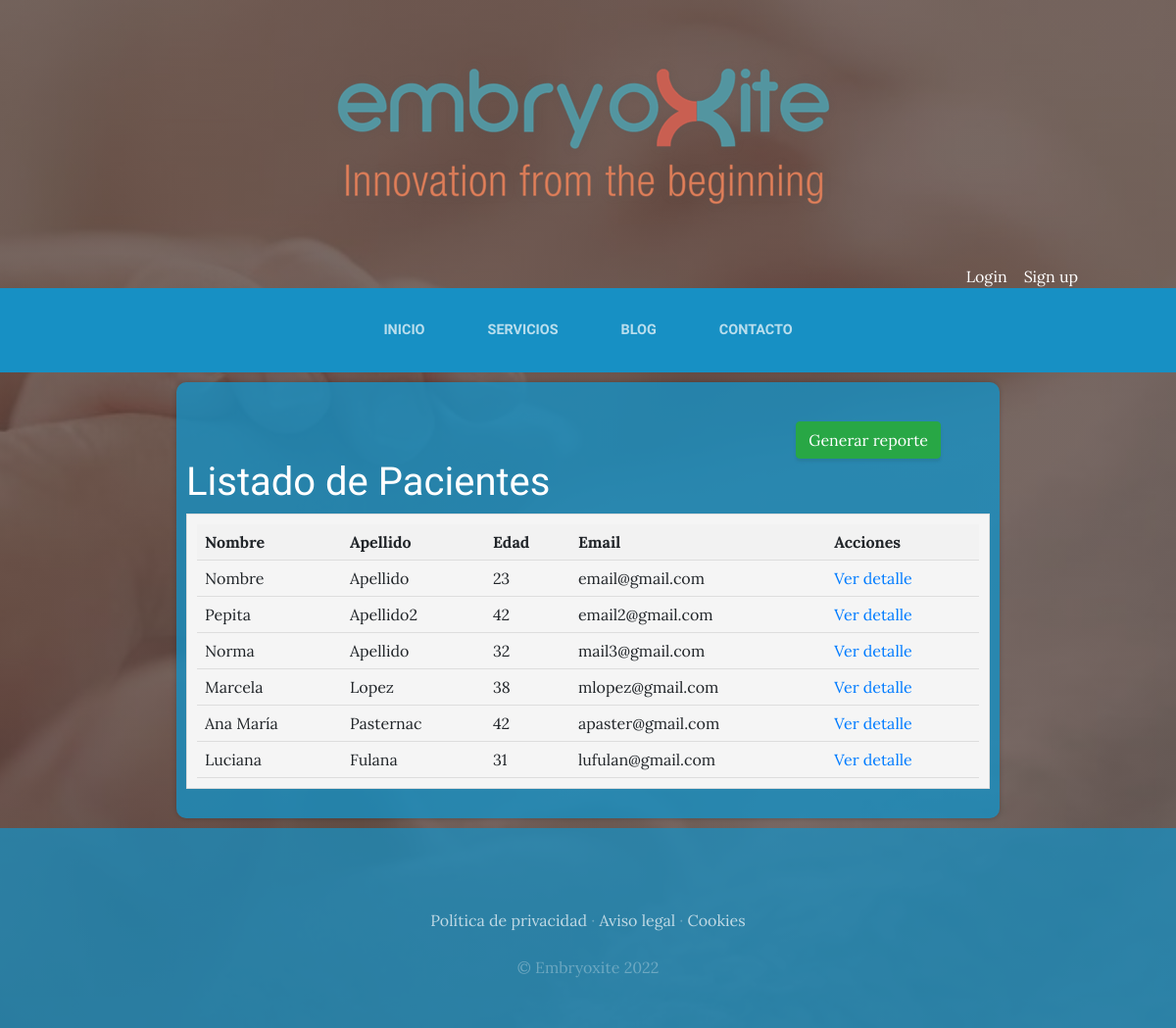
The app's page /analisis/, older data.
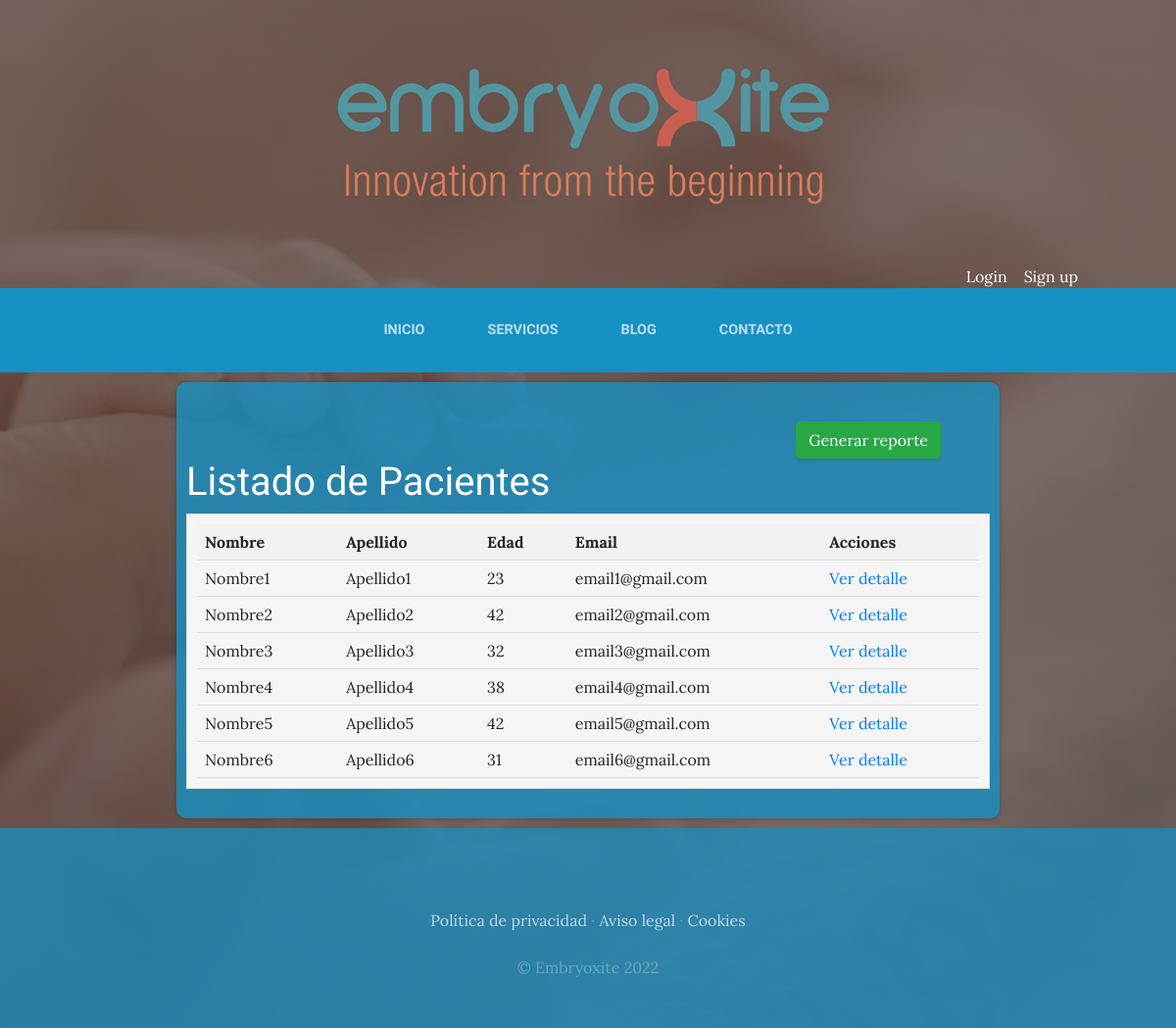
The same page, newer data.
### gestionCiclosPacientes/models.py (models this page shows)
class Pacientes(models.Model):
    nombre=models.CharField(max_length = 30)
    apellido = models.CharField(max_length = 30)
    edad = models.IntegerField()
    email = models.EmailField()
    telefono= models.CharField(max_length=15)
    created = models.DateTimeField(auto_now_add=True)
    updated = models.DateTimeField(auto_now_add=True)
    class Meta:
        verbose_name = 'paciente'
        verbose_name_plural = 'pacientes'
    def __str__(self):
        return self.nombre

### gestionCiclosPacientes/views.py (the view)
# urls.py: path('', views.getPatients, name="Analisis"),
def getPatients (request):
    patients = Pacientes.objects.all()
    print("El post es este")
    print(patients)
    return render(request, "gestionCiclosPacientes/patients.html", {"patients":patients})

### gestionCiclosPacientes/templates/gestionCiclosPacientes/patients.html (shortened to what this page needs)
{% extends 'ProyectoWebApp/base.html' %}
{% block content %}
  <div class = "contenedorFormulario">
    <div style="text-align: right; margin-right: 50px; color: white; margin-top: 30px;">
        <a href="{% url 'cerrar_sesion' %}" style="color:white"><button type="submit" class="btn btn-success" style="place-items: center;">Generar reporte</button> </a>
    </div>
  <h1 style="color: white;">Listado de Pacientes</h1>
  <div class="dataframe">
    <table>
      <thead>
        <tr>
          <th>Nombre</th>
          <th>Apellido</th>
          <th>Edad</th>
          <th>Email</th>
          <th>Acciones</th>
        </tr>
      </thead>
      <tbody>
        {% for patient in patients %}
          <tr>
            <td>{{ patient.nombre }}</td>
            <td>{{ patient.apellido }}</td>
            <td>{{ patient.edad }}</td>
            <td>{{ patient.email }}</td>
            <td>
              <a href="{% url 'ciclo_detail' patient.id %}">Ver detalle</a>
            </td>
          </tr>
        {% endfor %}
      </tbody>
    </table>
  </div>
</div>
{% endblock %}

### ProyectoWebApp/templates/ProyectoWebApp/base.html (shortened to what this page needs)
<html>
<head>
    {% load static %}
    <link href="{% static 'ProyectoWebApp/vendor/bootstrap/css/bootstrap.min.css' %}" rel="stylesheet">
    <link href="{% static 'ProyectoWebApp/css/gestion.css' %}" rel="stylesheet">
</head>
<body>
    <div style="text-align: center;">
      <img class="intro-img img-fluid mb-3 mb-lg-0 rounded" src="{% static 'ProyectoWebApp/img/logo.png' %}" alt="">
    </div>
    <div style="text-align: right; margin-right: 100px; color: white;">
        {% if user.is_authenticated %}
          Hola {{user.username}}  &nbsp;&nbsp; <a href="{% url 'cerrar_sesion' %}" style="color:white">Cerrar sesion</a>
        {% else %}
          <a href="{% url 'logear' %}" style="color:white">Login</a> &nbsp;&nbsp; <a href="{% url 'Autenticacion' %}" style="color:white">Sign up</a>
        {% endif %}
    </div>
 <nav class="navbar navbar-expand-lg navbar-dark py-lg-4" id="mainNav">
    <div class="container">
      <div class="collapse navbar-collapse" id="navbarResponsive">
        <ul class="navbar-nav mx-auto">
          <li class="nav-item {% if request.path == '/' %}active{% endif %} px-lg-4">
            <a class="nav-link text-uppercase text-expanded" href="{% url 'Home' %}">Inicio</a>
          </li>
          <li class="nav-item {% if request.path == '/servicios/' %}active{% endif %} px-lg-4">
            <a class="nav-link text-uppercase text-expanded" href="{% url 'Servicios' %}">Servicios</a>
          </li>
          <li class="nav-item {% if request.path|slice:':6' == '/blog/' %}active{% endif %} px-lg-4">
            <a class="nav-link text-uppercase text-expanded" href="{% url 'Blog' %}">Blog</a>
          </li>
          <li class="nav-item {% if request.path == '/contacto/' %}active{% endif %} px-lg-4">
            <a class="nav-link text-uppercase text-expanded" href="{% url 'Contacto' %}">Contacto</a>
          </li>
        </ul>
      </div>
    </div>
  </nav>
  {% block content %}
  {% endblock %}
    <footer class="footer text-faded text-center py-5">
      <div class="container">
        <p class="m-0 mbt">
        	<a href="sample.html" class="link">Política de privacidad</a> ·
        	<a href="sample.html" class="link">Aviso legal</a> ·
        	<a href="sample.html" class="link">Cookies</a>
		</p>
        <p class="m-0 mbt1">&copy; Embryoxite 2022</p>
      </div>
	</footer>
</body>
</html>

### ProyectoWebApp/static/ProyectoWebApp/css/gestion.css (style rules this page uses)
body { font-family: 'Lora'; background: linear-gradient(rgba(47, 23, 15, 0.65), rgba(47, 23, 15, 0.65)), url("../img/principal.jpg"); background-attachment: fixed; background-position: center; background-size: cover; }
h1, h2, h3, h4, h5, h6 { font-family: 'Raleway'; }
p { line-height: 1.75; }
.text-faded { color: rgba(255, 255, 255, 0.3); }
#mainNav { background-color: rgb(23, 144, 196); font-family: 'Raleway'; }
#mainNav .navbar-nav .nav-item .nav-link { color: rgba(255, 255, 255, 0.7); font-weight: 800; }
@media (min-width: 992px) { #mainNav .navbar-nav .nav-item .nav-link { font-size: 0.9rem; } }
.footer { background-color: rgba(23, 144, 196, 0.731); }
.btn { box-shadow: 0px 3px 3px 0px rgba(33, 37, 41, 0.1); }
.mbt { padding-top: 2rem; }
.mbt1 { padding-top: 1.25rem; }
a.link { color: rgba(255, 255, 255, 0.7); }
.contenedorFormulario { background-color: rgba(23, 144, 196, 0.8); width: 70%; margin: 10px auto; border-radius: 10px; padding: 10px; box-shadow: 0 0 5px rgba(0, 0, 0, 0.2); }

### gestionCiclosPacientes/templates/gestionCiclosPacientes/patients.html (style rules this page uses)
.dataframe { background-color: #f5f5f5; border: 1px solid #ddd; padding: 10px; margin-bottom: 20px; }
table { width: 100%; border-collapse: collapse; }
th, td { padding: 8px; text-align: left; border-bottom: 1px solid #ddd; }
th { background-color: #f2f2f2; }

Row changes from the older to the newer data that the page shows:
changed Pacientes: nombre "Nombre" → "Nombre1"; apellido "Apellido" → "Apellido1"; email "email@gmail.com" → "email1@gmail.com"
changed Pacientes "Apellido2": nombre "Pepita" → "Nombre2"
changed Pacientes: nombre "Norma" → "Nombre3"; apellido "Apellido" → "Apellido3"; email "mail3@gmail.com" → "email3@gmail.com"
changed Pacientes: nombre "Marcela" → "Nombre4"; apellido "Lopez" → "Apellido4"; email "mlopez@gmail.com" → "email4@gmail.com"
changed Pacientes: nombre "Ana María" → "Nombre5"; apellido "Pasternac" → "Apellido5"; email "apaster@gmail.com" → "email5@gmail.com"
changed Pacientes: nombre "Luciana" → "Nombre6"; apellido "Fulana" → "Apellido6"; email "lufulan@gmail.com" → "email6@gmail.com"
